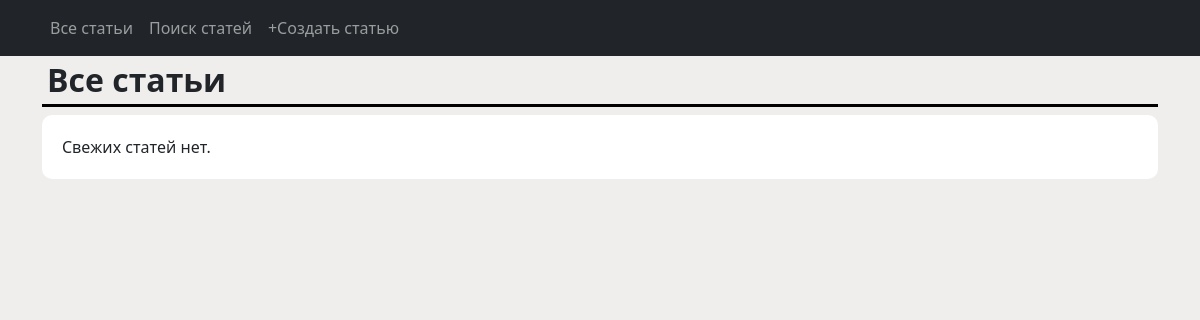
Before: /news/ with the older database file.
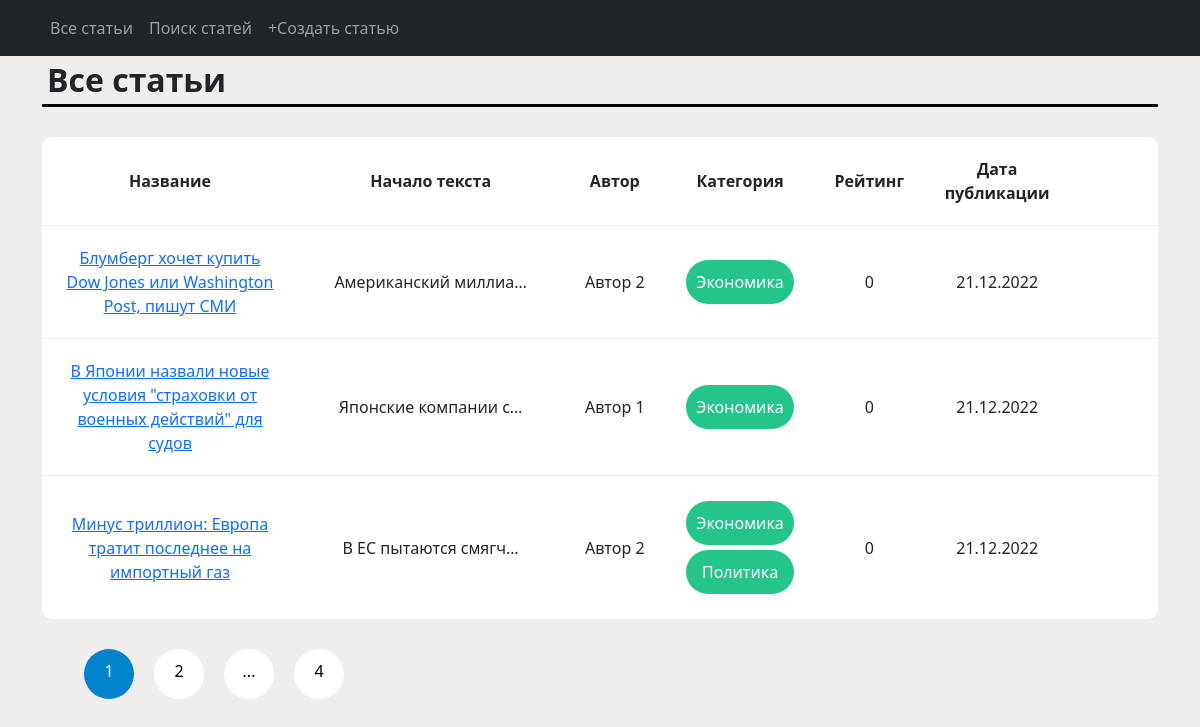
After: the same page with the newer database file.
### app/models.py (models this page shows, shortened)
class Post(models.Model):
    created_at = models.DateTimeField(auto_now_add=True)
    title = models.CharField(max_length=128)
    text = models.TextField()
    rating = models.SmallIntegerField(default=0)
    category_type = models.CharField(
        max_length=1,
        choices=POST_TYPES,
        default=ARTICLE
    )
    author = models.ForeignKey(
        Author,
        on_delete=models.CASCADE
    )
    post_category = models.ManyToManyField(
        Category,
        through='PostCategory'
    )

class Author(models.Model):
    rating = models.SmallIntegerField(default=0)
    user = models.OneToOneField(
        User,
        on_delete=models.CASCADE
    )

class Category(models.Model):
    name = models.CharField(
        max_length=64,
        unique=True
    )

### app/views.py (the view)
# urls.py: path('', PostsList.as_view(), name='post_list'),
class PostsList(ListView):
    model = Post
    ordering = '-created_at'
    context_object_name = 'posts'
    template_name = 'news/post_list.html'
    queryset = Post.objects.all()
    paginate_by = 3

### app/templatetags/custom_filters.py (called while the page is built)
@register.filter(name='censor')
def censor(value: str):
    for word in value.split():
        if word.lower() in bad_words:
            value = value.replace(word, f"{word[0]}{'*' * (len(word) - 1)}")
    return value

### app/templatetags/custom_tags.py (called while the page is built)
@register.simple_tag(takes_context=True)
def url_replace(context, **kwargs):
    d = context['request'].GET.copy()
    for k, v in kwargs.items():
        d[k] = v
    return d.urlencode()

### templates/news/post_list.html (shortened to what this page needs)
{% extends 'news/default.html' %}
{% load custom_filters %}
{% load custom_tags %}
{% block content %}
    <h1 class="page-header">Все статьи</h1>
    {% if posts %}
        <div class="page-content">
        <table class="posts-table">
        <col style="width: 30%;">
        <col style="width: 30%;">
        <col style="width: 10%;">
        <col style="width: 10%;">
        <col style="width: 10%;">
        <col style="width: 10%;">
        <tr>
            <th>Название</th>
            <th>Начало текста</th>
            <th>Автор</th>
            <th>Категория</th>
            <th>Рейтинг</th>
            <th>Дата публикации</th>
            <th>&nbsp;</th>
            <th>&nbsp;</th>
        </tr>
        {% for post in posts %}
            <tr>
                <td>
                    <a href="/news/{{ post.pk }}">{{ post.title|censor }}</a>
                </td>
                <td>{{ post.text|censor|truncatechars:20 }}</td>
                <td>
                    {{ post.author.user.username|title }}
                </td>
                <td>
                    {% for category in post.post_category.all %}
                        <div class="post-tag">{{ category.name|title}}</div>
                    {% endfor %}
                </td>
                <td>
                    {{ post.rating }}
                </td>
                <td>{{ post.created_at|date:'d.m.Y' }}</td>
                <td>
                </td>
                <td>
                </td>
            </tr>
        {% endfor %}
        </table>
        </div>
        <ul class="post-pagination">
            <li class="active_page">{{ page_obj.number }}</li>
            {% if page_obj.has_next %}
                <a href="?{% url_replace page=page_obj.next_page_number %}"><li>{{ page_obj.next_page_number }}</li></a>
                {% if paginator.num_pages != page_obj.next_page_number %}
                    <li>...</li>
                    <a href="?{% url_replace page=page_obj.paginator.num_pages %}"><li>{{ page_obj.paginator.num_pages }}</li></a>
                {% endif %}
            {% endif %}
        </ul>
   {% else %}
        <div class="post-nothing">Свежих статей нет.</div>
   {% endif %}
{% endblock content %}

### templates/news/default.html (shortened to what this page needs)
<!DOCTYPE html>
<html lang="en">
    <head>
        {% load static %}
        <link href="{% static 'css/styles.css' %}" rel="stylesheet" />
        <link href="{% static 'css/custom_styles.css' %}" rel="stylesheet" />
    </head>
    <body>
        <nav class="navbar navbar-expand-lg navbar-dark bg-dark static-top">
           <div class="container">
               <div class="collapse navbar-collapse" id="navbarResponsive">
                   <ul class="navbar-nav ml-auto">
                       <li class="nav-item">
                           <a class="nav-link" href="/news/">Все статьи</a>
                       </li>
                       <li class="nav-item">
                           <a class="nav-link" href="/news/search">Поиск статей</a>
                       </li>
                       <li class="nav-item">
                           <a class="nav-link" href="/news/create">+Создать статью</a>
                       </li>
                   </ul>
               </div>
           </div>
        </nav>
        <div class="container">
           <div class="row">
               <div class="col-lg-12 text-center">
                   {% block content %}
                   {% endblock content %}
               </div>
           </div>
        </div>
    </body>
</html>

### static/css/custom_styles.css (style rules this page uses)
body { background-color: #F0EDED; }
.page-header { font-weight: 700; font-size: 32px; text-align: left; padding: 5px; border-bottom: 3px #000000 solid; }
.page-content { margin-top: 30px; margin-bottom: 30px; }
.posts-table { width: 100%; background-color: #FFFFFF; border-radius: 10px; }
.posts-table th { padding: 20px; border-bottom: 1px #EEEEEE solid; font-weight: 700; text-align: center; }
.posts-table td { padding: 20px; border-bottom: 1px #EEEEEE solid; text-align: center; }
.posts-table tr:last-child td { border-bottom: 0; }
.post-pagination { margin-top: 30px; margin-bottom: 30px; list-style: none; display: flex; flex-direction: row; }
.post-pagination li { padding: 10px; margin: 0 10px 0 10px; background-color: #FFFFFF; border-radius: 50%; width: 50px; height: 50px; color: #000000; text-decoration: none; }
.post-pagination a { color: #000000; text-decoration: none; }
.post-pagination li.active_page { background-color: #0083CA; color: #FFFFFF; }
.post-tag { background-color: #25C488; color: #FFFFFF; padding: 10px; margin: 5px 0 5px 0; border-radius: 30px; }

Changed rows visible on the page:
added Post: title|censor "Блумберг хочет купить Dow Jones или Washington Post, пишут СМИ", text|censor "Американский миллиа…", author.user.username "Автор 2", rating "0", created_at "21.12.2022"
added Category: name "Экономика"
added Post: title|censor "В Японии назвали новые условия \"страховки от военных действий\" для судов", text|censor "Японские компании с…", author.user.username "Автор 1", rating "0", created_at "21.12.2022"
added Post: title|censor "Минус триллион: Европа тратит последнее на импортный газ", text|censor "В ЕС пытаются смягч…", author.user.username "Автор 2", rating "0", created_at "21.12.2022"
added Category: name "Политика", shown under "Минус триллион: Европа тратит последнее на импортный газ"
Other visible differences:
{{ page_obj.number }}: (not shown) → "1"
{{ page_obj.next_page_number }}: (not shown) → "2"
{{ page_obj.paginator.num_pages }}: (not shown) → "4"
text no longer shown: "Свежих статей нет."
text now shown: "Название Начало текста Автор Категория Рейтинг Дата публикации ..."
